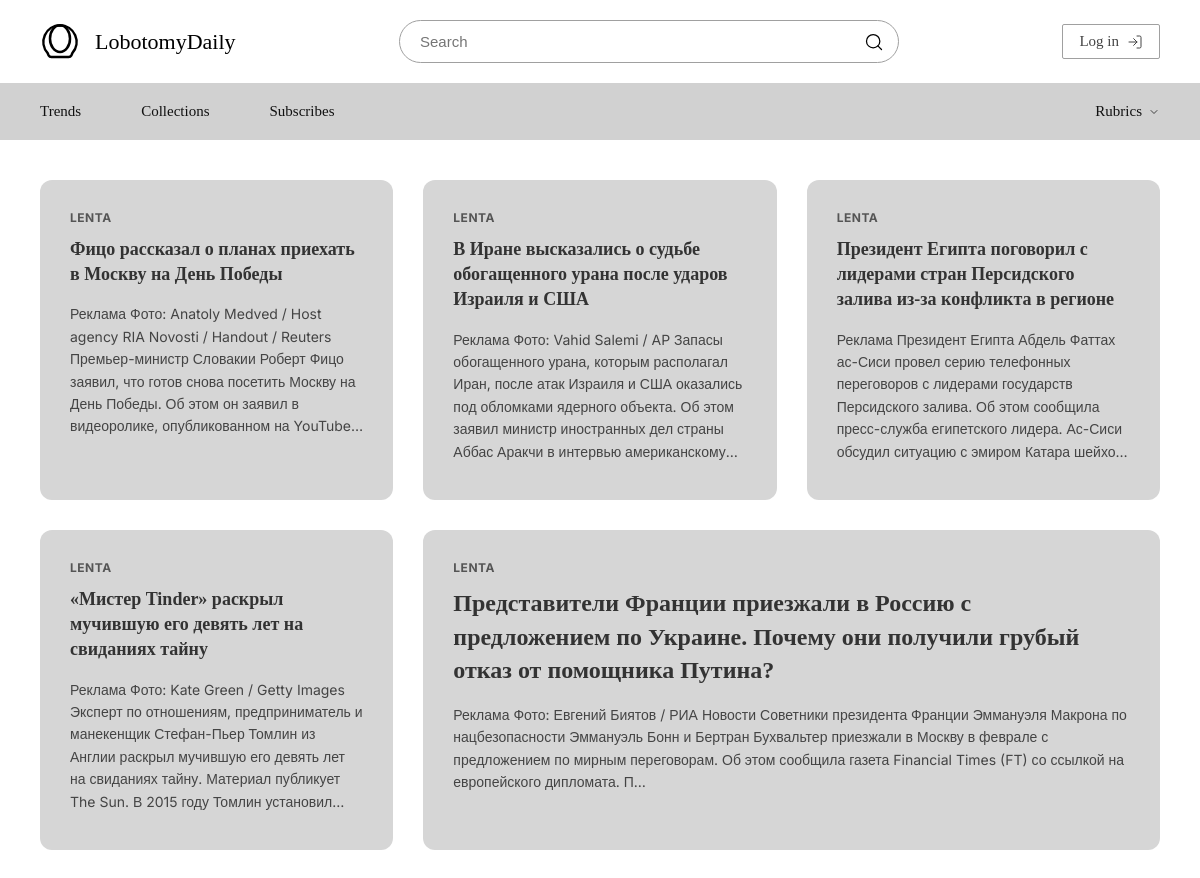
The page / on the database its author committed.
### core/models.py (models this page shows)
class News(models.Model):
    id = models.BigAutoField(primary_key=True)
    source = models.CharField(max_length=50)
    title = models.CharField(max_length=255)
    body = models.TextField(null=True, blank=True)
    url = models.URLField(unique=True)
    parsed_at = models.DateTimeField(auto_now_add=True)
    class Meta:
        managed = False
        db_table = 'news'

### core/views.py (the view)
# urls.py: path('', core.views.index, name='index'),
def index(request):
    news_list = News.objects.all().order_by('-id')[:5]
    return render(request, 'core/index.html', {'news_list': news_list})

### core/templates/core/index.html (shortened to what this page needs)
{% load static %}
<!DOCTYPE html>
<html lang="ru">
<head>
    <link rel="stylesheet" href="{% static 'core/style.css' %}">
</head>
<body>
    <header>
        <a href="/" class="logo-section">
            <span class="logo-text">LobotomyDaily</span>
        </a>
        <form class="search-bar">
            <input type="search" placeholder="Search">
            <button type="submit">
                <svg width="20" height="20" viewBox="0 0 24 24" fill="none" stroke="currentColor" stroke-width="1.5" stroke-linecap="round" stroke-linejoin="round">
                    <circle cx="11" cy="11" r="8"></circle>
                    <line x1="21" y1="21" x2="16.65" y2="16.65"></line>
                </svg>
            </button>
        </form>
        <a href="{% url 'register' %}" class="login-btn">
            Log in
            <svg width="16" height="16" viewBox="0 0 24 24" fill="none" stroke="currentColor" stroke-width="1.5" stroke-linecap="round" stroke-linejoin="round">
                <path d="M15 3h4a2 2 0 0 1 2 2v14a2 2 0 0 1-2 2h-4"></path>
                <polyline points="10 17 15 12 10 7"></polyline>
                <line x1="15" y1="12" x2="3" y2="12"></line>
            </svg>
        </a>
    </header>
    <nav class="sub-nav">
        <div class="sub-nav-inner">
            <div class="sub-nav-links">
                <a href="#">Trends</a>
                <a href="#">Collections</a>
                <a href="#">Subscribes</a>
            </div>
            <div class="rubrics">
                Rubrics
                <svg width="12" height="12" viewBox="0 0 24 24" fill="none" stroke="currentColor" stroke-width="1.5" stroke-linecap="round" stroke-linejoin="round">
                    <polyline points="6 9 12 15 18 9"></polyline>
                </svg>
            </div>
        </div>
    </nav>
    <main class="news-container">
        {% for article in news_list %}
            <a href="{{ article.url }}" class="news-card {% if forloop.counter == 5 %}wide{% endif %}">
                <div class="news-source">{{ article.source }}</div>
                <h2 class="news-title">{{ article.title }}</h2>
                <div class="news-body">{{ article.body|truncatechars:300 }}</div>
            </a>
        {% endfor %}
    </main>
</body>
</html>

### core/static/core/style.css (style rules this page uses)
* { box-sizing: border-box; margin: 0; padding: 0; }
body { font-family: 'Inter', -apple-system, BlinkMacSystemFont, "Segoe UI", Roboto, Helvetica, Arial, sans-serif; color: #333; background-color: #ffffff; }
header { display: flex; justify-content: space-between; align-items: center; padding: 20px 40px; background-color: #ffffff; }
.logo-section { display: flex; align-items: center; gap: 15px; text-decoration: none; color: #000; }
.logo-text { font-size: 22px; font-family: "Times New Roman", serif; }
.search-bar { flex: 0 1 500px; position: relative; }
.search-bar input { width: 100%; padding: 12px 45px 12px 20px; border: 1px solid #a0a0a0; border-radius: 30px; font-size: 15px; outline: none; }
.search-bar button { position: absolute; right: 15px; top: 50%; transform: translateY(-50%); background: none; border: none; cursor: pointer; display: flex; align-items: center; }
.login-btn { padding: 8px 16px; border: 1px solid #a0a0a0; border-radius: 2px; text-decoration: none; color: #444; font-size: 15px; display: inline-flex; align-items: center; gap: 8px; font-family: "Times New Roman", serif; }
.sub-nav { background-color: #d1d1d1; padding: 20px 0; display: flex; justify-content: center; width: 100%; }
.sub-nav-inner { width: 100%; max-width: 1200px; display: flex; justify-content: space-between; padding: 0 40px; }
.sub-nav-links { display: flex; gap: 60px; }
.sub-nav-links a { text-decoration: none; color: #111; font-size: 15px; font-family: "Times New Roman", serif; }
.rubrics { font-size: 15px; color: #111; cursor: pointer; display: flex; align-items: center; gap: 6px; font-family: "Times New Roman", serif; }
.news-container { max-width: 1200px; margin: 40px auto; padding: 0 40px; display: grid; grid-template-columns: repeat(3, 1fr); grid-auto-rows: minmax(320px, auto); gap: 30px; }
.news-card { background-color: #d6d6d6; border-radius: 12px; padding: 30px; text-decoration: none; color: inherit; display: flex; flex-direction: column; transition: transform 0.2s, background-color 0.2s; overflow: hidden; }
.news-card.wide { grid-column: span 2; }
.news-source { font-size: 12px; font-weight: 700; text-transform: uppercase; color: #555; margin-bottom: 12px; letter-spacing: 0.5px; font-family: 'Inter', sans-serif; }
.news-title { font-size: 18px; font-weight: 600; margin-bottom: 16px; line-height: 1.4; font-family: "Times New Roman", serif; }
.news-card.wide .news-title { font-size: 24px; }
.news-body { font-size: 14px; line-height: 1.6; color: #444; display: -webkit-box; -webkit-line-clamp: 6; -webkit-box-orient: vertical; overflow: hidden; font-family: 'Inter', sans-serif; }
.news-card.wide .news-body { -webkit-line-clamp: 4; }

### rows shown on the page
News: source "LENTA", title "Фицо рассказал о планах приехать в Москву на День Победы", body "Реклама Фото: Anatoly Medved / Host agency RIA Novosti / Handout / Reuters Премьер-министр Словакии Роберт Фицо заявил, что готов снова посетить Москву на День Победы. Об этом он заявил в видеоролике, опубликованном…"
News: source "LENTA", title "В Иране высказались о судьбе обогащенного урана после ударов Израиля и США", body "Реклама Фото: Vahid Salemi / AP Запасы обогащенного урана, которым располагал Иран, после атак Израиля и США оказались под обломками ядерного объекта. Об этом заявил министр иностранных дел страны Аббас Аракчи в интервью…"
News: source "LENTA", title "Президент Египта поговорил с лидерами стран Персидского залива из-за конфликта в регионе", body "Реклама Президент Египта Абдель Фаттах ас-Сиси провел серию телефонных переговоров с лидерами государств Персидского залива. Об этом сообщила пресс-служба египетского лидера. Ас-Сиси обсудил ситуацию с эмиром Катара…"
News: source "LENTA", title "«Мистер Tinder» раскрыл мучившую его девять лет на свиданиях тайну", body "Реклама Фото: Kate Green / Getty Images Эксперт по отношениям, предприниматель и манекенщик Стефан-Пьер Томлин из Англии раскрыл мучившую его девять лет на свиданиях тайну. Материал публикует The Sun. В 2015 году Томлин…"
News: source "LENTA", title "Представители Франции приезжали в Россию с предложением по Украине. Почему они получили грубый отказ от помощника Путина?", body "Реклама Фото: Евгений Биятов / РИА Новости Советники президента Франции Эммануэля Макрона по нацбезопасности Эммануэль Бонн и Бертран Бухвальтер приезжали в Москву в феврале с предложением по мирным переговорам. Об этом сообщила газета Financial Times (FT) со ссылкой на европейского дипломата. П…"
